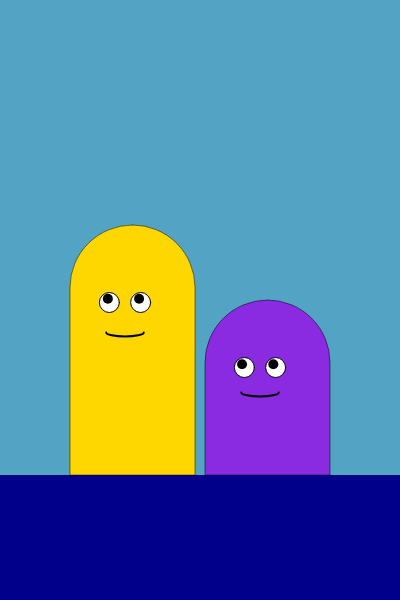
Frame 1 (no input)
Frame 60 (no input): identical to frame 1, image omitted
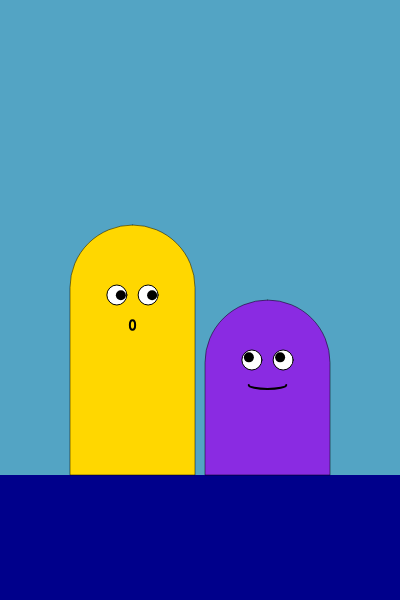
Frame 120 (the mouse pressed at the canvas centre since frame 60)

The p5.js sketch that drew these frames (run headless with seeded random() and noise() and a simulated clock; from frame 60 on, the mouse is pressed at the canvas centre):

// p5.js sketch
// ── sketch.js
let xMax = 400;
let yMax = 600;

// Posizioni e dimensioni per i personaggi
let characterWidth = 125;
let characterHeightTall = 250; // Personaggio alto 
let characterHeightShort = 175; // Personaggio basso
let cornerRadius = 75; // Raggio degli angoli smussati
let floorHeight = 125; // Altezza del pavimento

// Posizioni iniziali centrate
let xCharTall = xMax / 2 - characterWidth / 2 - 5 ; // Personaggio alto
let xCharShort = xMax / 2 + characterWidth / 2 + 5; // Personaggio basso
let yCharBottom = yMax - floorHeight; // Base dei personaggi sul pavimento

// --- Soglia per il cambio di espressione ---
const MOUSE_PROXIMITY_THRESHOLD = 100; // Distanza in pixel per attivare la sorpresa

function setup() {
  createCanvas(xMax, yMax);
  frameRate(60);
  angleMode(RADIANS);
}

function draw() {
  // Sfondo (Mura e Pavimento)
  
  // Mura celesti 
  background("#53a4c4ff"); // Celeste
  
  // Pavimento blu 
  fill("#00008B"); // Blu scuro
  noStroke();
  rect(0, yMax - floorHeight, xMax, floorHeight);

  // Disegno dei personaggi e delle feature (occhi + bocca)
  
  // Personaggio Giallo
  let yCharTallTop = yCharBottom - characterHeightTall;
  drawCharacter(
    xCharTall, 
    yCharTallTop, 
    characterWidth, 
    characterHeightTall, 
    "#FFD700" // Giallo
  );

  // Occhi e Bocca del personaggio giallo
  drawFeatures(
    xCharTall, 
    yCharTallTop + 50,  // Posizione y occhi base
    yCharTallTop + 100, // Posizione y bocca base
    characterWidth,
    10 // Dimensione della pupilla
  );

  // Personaggio Viola
  let yCharShortTop = yCharBottom - characterHeightShort;
  drawCharacter(
    xCharShort, 
    yCharShortTop, 
    characterWidth, 
    characterHeightShort, 
    "#8A2BE2" // Viola
  );
  
  // Occhi e Bocca del personaggio viola
  drawFeatures(
    xCharShort, 
    yCharShortTop + 40, // Posizione y occhi base
    yCharShortTop + 85, // Posizione y bocca base
    characterWidth,
    10 // Dimensione della pupilla
  );
}

// Funzione per disegnare un rettangolo con angoli super smussati verso l'alto
function drawCharacter(x, y, w, h, color) {
  push();
  fill(color);
  stroke(0);
  strokeWeight(0.5);
  
  rect(x - w/2, y, w, h, cornerRadius, cornerRadius, 0, 0);
  pop();
}

// Funzione combinata per disegnare Occhi (con curva) e Bocca (dinamica)
function drawFeatures(centerX, eyeYTopBase, mouthYBase, characterW, pupilSize) {
  let eyeYBase = eyeYTopBase + 20; 
  let eyeGlobeDiameter = 20; 
  let pupilGlobeDiameter = pupilSize; 
  
  // --- Calcoli di Spostamento Globale (Condivisi tra occhi e bocca) ---
  
  let baseEyeSpacing = characterW / 8; 
  let maxEyeGlobalShift = 7.5; 
  let globalOffsetX = map(mouseX, 0, xMax, -maxEyeGlobalShift, maxEyeGlobalShift, true);

  let maxGlobalOffsetY = cornerRadius * 0.1; 
  let globalOffsetY = map(abs(globalOffsetX), 0, maxEyeGlobalShift, 0, maxGlobalOffsetY, true); 
  
  let eyeYGlobal = eyeYBase + globalOffsetY;

  // --- Tracciamento Pupilla ---
  
  let viewCenterX = centerX + globalOffsetX;
  let pupilMoveRange = (eyeGlobeDiameter - pupilGlobeDiameter) / 2 - 1; 
  let angle = atan2(mouseY - eyeYGlobal, mouseX - viewCenterX); 
  let pupilOffsetX = cos(angle) * pupilMoveRange;
  let pupilOffsetY = sin(angle) * pupilMoveRange;

  // --- Disegno Occhi ---
  
  let eyeLeftX = centerX - baseEyeSpacing + globalOffsetX; 
  let eyeRightX = centerX + baseEyeSpacing + globalOffsetX; 

  stroke(0); 
  strokeWeight(1);
  
  // Occhio Sinistro
  fill(255);
  ellipse(eyeLeftX, eyeYGlobal, eyeGlobeDiameter, eyeGlobeDiameter);
  fill(0);
  noStroke(); 
  ellipse(eyeLeftX + pupilOffsetX, eyeYGlobal + pupilOffsetY, pupilGlobeDiameter, pupilGlobeDiameter); 
  
  // Occhio Destro
  fill(255);
  stroke(0); 
  ellipse(eyeRightX, eyeYGlobal, eyeGlobeDiameter, eyeGlobeDiameter);
  fill(0);
  noStroke(); 
  ellipse(eyeRightX + pupilOffsetX, eyeYGlobal + pupilOffsetY, pupilGlobeDiameter, pupilGlobeDiameter);


  // --- Disegno Bocca (Dinamica) ---
  
  let mouthCenterX = centerX + globalOffsetX; 
  let mouthY = mouthYBase + globalOffsetY;    
  let mouthWidth = characterW * 0.3; 
  let mouthHeight = 8; // Altezza base

  // NUOVA LOGICA: Calcola la distanza del mouse dal punto centrale della bocca
  let distanceToMouse = dist(mouthCenterX, mouthY, mouseX, mouseY);
  
  push();
  noFill();
  stroke(0);
  strokeWeight(2);
  
  if (distanceToMouse < MOUSE_PROXIMITY_THRESHOLD) {
    // Bocca SORPRESA (Bocca a 'O' / Piccola ellisse verticale)
    let surprisedSize = map(distanceToMouse, 0, MOUSE_PROXIMITY_THRESHOLD, mouthWidth * 0.5, 0); // Più vicino = più grande
    ellipse(mouthCenterX, mouthY, surprisedSize, mouthHeight * 1.2);
  } else {
    // Bocca SORRIDENTE (Arco)
    arc(mouthCenterX, mouthY, mouthWidth, mouthHeight, 0, PI); 
  }
  
  pop();
}
